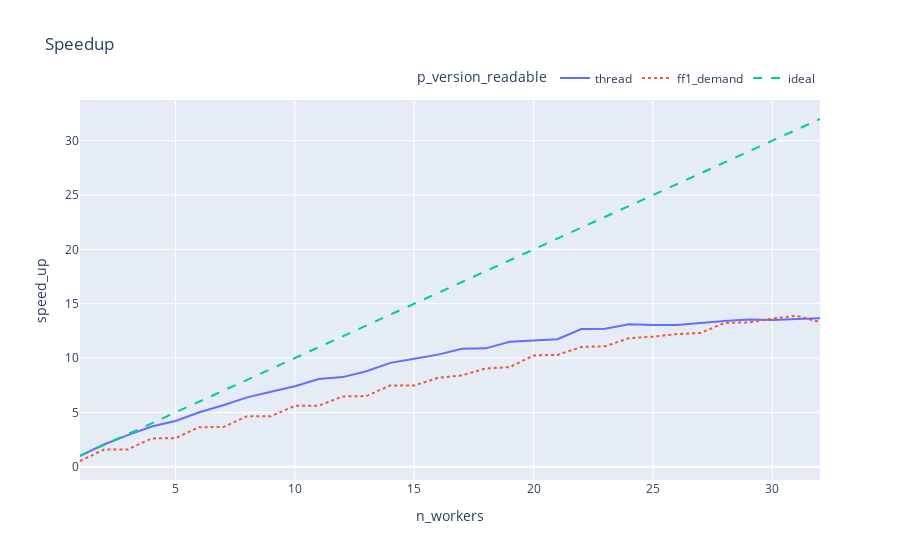

The code cell stored with this chart in its notebook:
### Markdown cell above
#### Fast Flow - Thread (comparison)

### Code cell
fastflow_filter = (mean_time_df['p_version_readable'] == "ff1_demand") | (mean_time_df['p_version'] == 1) | (mean_time_df['p_version'] == 4)
fig = px.line(mean_time_df[fastflow_filter], x="n_workers", y="speed_up",color='p_version_readable', title="Speedup", line_dash='p_version_readable', ) 
fig.update_layout(legend=dict(
    orientation="h",
    yanchor="bottom",
    y=1.02,
    xanchor="right",
    x=1
))
fig.show()

### Figure 1 — Plotly figure (JSON) as saved in the notebook; plotly's stock layout.template omitted (floating-point values rounded to 4 significant figures)
{"data": [{"hovertemplate": "p_version_readable=thread<br>n_workers=%{x}<br>speed_up=%{y}<extra></extra>", "legendgroup": "thread", "line": {"color": "#636efa", "dash": "solid"}, "marker": {"symbol": "circle"}, "mode": "lines", "name": "thread", "orientation": "v", "showlegend": true, "type": "scatter", "x": [1, 2, 3, 4, 5, 6, 7, 8, 9, 10, 11, 12, 13, 14, 15, 16, 17, 18, 19, 20, 21, 22, 23, 24, 25, 26, 27, 28, 29, 30, 31, 32], "xaxis": "x", "y": [1.015, 2.046, 2.911, 3.705, 4.219, 5.012, 5.66, 6.384, 6.908, 7.413, 8.078, 8.252, 8.794, 9.563, 9.932, 10.32, 10.85, 10.89, 11.5, 11.59, 11.74, 12.68, 12.7, 13.11, 13.04, 13.05, 13.25, 13.41, 13.54, 13.5, 13.59, 13.67], "yaxis": "y"}, {"hovertemplate": "p_version_readable=ff1_demand<br>n_workers=%{x}<br>speed_up=%{y}<extra></extra>", "legendgroup": "ff1_demand", "line": {"color": "#EF553B", "dash": "dot"}, "marker": {"symbol": "circle"}, "mode": "lines", "name": "ff1_demand", "orientation": "v", "showlegend": true, "type": "scatter", "x": [1, 2, 3, 4, 5, 6, 7, 8, 9, 10, 11, 12, 13, 14, 15, 16, 17, 18, 19, 20, 21, 22, 23, 24, 25, 26, 27, 28, 29, 30, 31, 32], "xaxis": "x", "y": [0.5317, 1.581, 1.594, 2.604, 2.638, 3.647, 3.652, 4.646, 4.655, 5.606, 5.621, 6.471, 6.506, 7.49, 7.471, 8.19, 8.411, 9.052, 9.168, 10.24, 10.29, 11.03, 11.09, 11.83, 11.97, 12.21, 12.31, 13.24, 13.28, 13.63, 13.9, 13.32], "yaxis": "y"}, {"hovertemplate": "p_version_readable=ideal<br>n_workers=%{x}<br>speed_up=%{y}<extra></extra>", "legendgroup": "ideal", "line": {"color": "#00cc96", "dash": "dash"}, "marker": {"symbol": "circle"}, "mode": "lines", "name": "ideal", "orientation": "v", "showlegend": true, "type": "scatter", "x": [1, 2, 3, 4, 5, 6, 7, 8, 9, 10, 11, 12, 13, 14, 15, 16, 17, 18, 19, 20, 21, 22, 23, 24, 25, 26, 27, 28, 29, 30, 31, 32], "xaxis": "x", "y": [1, 2, 3, 4, 5, 6, 7, 8, 9, 10, 11, 12, 13, 14, 15, 16, 17, 18, 19, 20, 21, 22, 23, 24, 25, 26, 27, 28, 29, 30, 31, 32], "yaxis": "y"}], "layout": {"legend": {"orientation": "h", "title": {"text": "p_version_readable"}, "tracegroupgap": 0, "x": 1, "xanchor": "right", "y": 1.02, "yanchor": "bottom"}, "title": {"text": "Speedup"}, "xaxis": {"anchor": "y", "domain": [0, 1], "title": {"text": "n_workers"}}, "yaxis": {"anchor": "x", "domain": [0, 1], "title": {"text": "speed_up"}}}}
